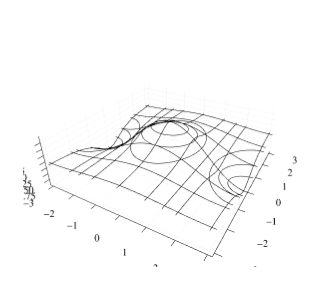

This figure's notebook cell:
### Code cell
plotly()
plot(x,y,ef, st=:wireframe, fill=true, size=(300,300))

### Figure 1 — Plotly figure (JSON) as saved in the notebook; plotly's stock layout.template omitted (floating-point values rounded to 4 significant figures; data arrays with more than 128 entries replaced by an {"elided": "..."} marker saying what was removed)
{"data": [{"colorbar": {"title": ""}, "contours": {"x": {"color": "rgba(0, 0, 4, 1.000)", "highlightwidth": 1, "show": true}, "y": {"color": "rgba(0, 0, 4, 1.000)", "highlightwidth": 1, "show": true}, "z": {"color": "rgba(0, 0, 4, 1.000)", "highlightwidth": 1, "show": true}}, "hidesurface": true, "name": "y1", "scene": "scene", "showlegend": false, "showscale": false, "type": "surface", "x": [-3.142, -3.013, -2.885, -2.757, -2.629, -2.5, -2.372, -2.244, -2.116, -1.988, -1.859, -1.731, -1.603, -1.475, -1.346, -1.218, -1.09, -0.9617, -0.8335, -0.7053, -0.577, -0.4488, -0.3206, -0.1923, -0.06411, 0.06411, 0.1923, 0.3206, 0.4488, 0.577, 0.7053, 0.8335, 0.9617, 1.09, 1.218, 1.346, 1.475, 1.603, 1.731, 1.859, 1.988, 2.116, 2.244, 2.372, 2.5, 2.629, 2.757, 2.885, 3.013, 3.142], "xaxis": "x", "y": [-3.142, -3.013, -2.885, -2.757, -2.629, -2.5, -2.372, -2.244, -2.116, -1.988, -1.859, -1.731, -1.603, -1.475, -1.346, -1.218, -1.09, -0.9617, -0.8335, -0.7053, -0.577, -0.4488, -0.3206, -0.1923, -0.06411, 0.06411, 0.1923, 0.3206, 0.4488, 0.577, 0.7053, 0.8335, 0.9617, 1.09, 1.218, 1.346, 1.475, 1.603, 1.731, 1.859, 1.988, 2.116, 2.244, 2.372, 2.5, 2.629, 2.757, 2.885, 3.013, 3.142], "yaxis": "y", "z": {"elided": "50x50 float values"}, "zaxis": "z", "zmax": null, "zmin": null}], "layout": {"annotations": [], "height": 300, "legend_position": {"bgcolor": "rgba(255, 255, 255, 1.000)", "bordercolor": "rgba(0, 0, 0, 1.000)", "borderwidth": 1, "font": {"color": "rgba(0, 0, 0, 1.000)", "family": "sans-serif", "size": 11}, "title": {"font": {"color": "rgba(0, 0, 0, 1.000)", "family": "sans-serif", "size": 15}, "text": ""}, "tracegroupgap": 0, "traceorder": "normal", "x": 1, "xanchor": "auto", "y": 1, "yanchor": "auto"}, "margin": {"b": 20, "l": 0, "r": 0, "t": 20}, "paper_bgcolor": "rgba(255, 255, 255, 1.000)", "plot_bgcolor": "rgba(255, 255, 255, 1.000)", "scene": {"camera": {"eye": {"x": 1.126, "y": -1.95, "z": 1.3}}, "domain": {"x": [0.07238, 0.9869], "y": [0.05016, 0.9869]}, "xaxis": {"gridcolor": "rgba(0, 0, 0, 0.100)", "gridwidth": 0.5, "linecolor": "rgba(0, 0, 0, 1.000)", "mirror": false, "range": [-3.142, 3.142], "showgrid": true, "showline": true, "showticklabels": true, "tickangle": 0, "tickcolor": "rgb(0, 0, 0)", "tickfont": {"color": "rgba(0, 0, 0, 1.000)", "family": "sans-serif", "size": 11}, "tickmode": "array", "ticks": "inside", "ticktext": ["−3", "−2", "−1", "0", "1", "2", "3"], "tickvals": [-3, -2, -1, 0, 1, 2, 3], "title": "", "titlefont": {"color": "rgba(0, 0, 0, 1.000)", "family": "sans-serif", "size": 15}, "type": "-", "visible": true, "zeroline": false, "zerolinecolor": "rgba(0, 0, 0, 1.000)"}, "yaxis": {"gridcolor": "rgba(0, 0, 0, 0.100)", "gridwidth": 0.5, "linecolor": "rgba(0, 0, 0, 1.000)", "mirror": false, "range": [-3.142, 3.142], "showgrid": true, "showline": true, "showticklabels": true, "tickangle": 0, "tickcolor": "rgb(0, 0, 0)", "tickfont": {"color": "rgba(0, 0, 0, 1.000)", "family": "sans-serif", "size": 11}, "tickmode": "array", "ticks": "inside", "ticktext": ["−3", "−2", "−1", "0", "1", "2", "3"], "tickvals": [-3, -2, -1, 0, 1, 2, 3], "title": "", "titlefont": {"color": "rgba(0, 0, 0, 1.000)", "family": "sans-serif", "size": 15}, "type": "-", "visible": true, "zeroline": false, "zerolinecolor": "rgba(0, 0, 0, 1.000)"}, "zaxis": {"gridcolor": "rgba(0, 0, 0, 0.100)", "gridwidth": 0.5, "linecolor": "rgba(0, 0, 0, 1.000)", "mirror": false, "range": [-0.9959, 0.9939], "showgrid": true, "showline": true, "showticklabels": true, "tickangle": 0, "tickcolor": "rgb(0, 0, 0)", "tickfont": {"color": "rgba(0, 0, 0, 1.000)", "family": "sans-serif", "size": 11}, "tickmode": "array", "ticks": "inside", "ticktext": ["−0.75", "−0.50", "−0.25", "0.00", "0.25", "0.50", "0.75"], "tickvals": [-0.75, -0.5, -0.25, 0, 0.25, 0.5, 0.75], "title": "", "titlefont": {"color": "rgba(0, 0, 0, 1.000)", "family": "sans-serif", "size": 15}, "type": "-", "visible": true, "zeroline": false, "zerolinecolor": "rgba(0, 0, 0, 1.000)"}}, "showlegend": true, "width": 300}}
